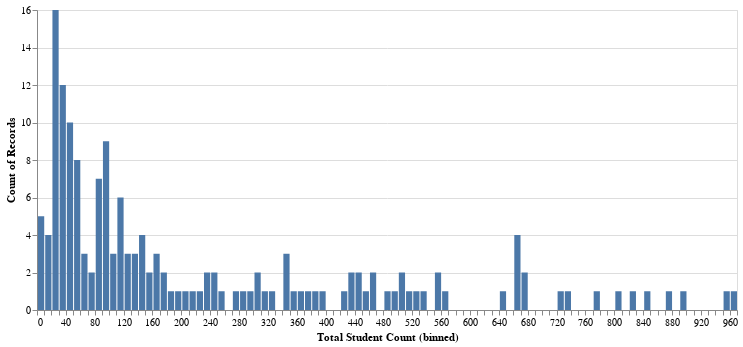

The code cell stored with this chart in its notebook:
### Code cell
alt.Chart(df2).mark_bar().encode(
    alt.X("Total Student Count", bin=alt.Bin(maxbins=100)),
    y='count()',
).properties(width=700)

### Figure 1 — Vega-Lite specification as saved in the notebook (floating-point values rounded to 4 significant figures; data arrays with more than 128 entries replaced by an {"elided": "..."} marker saying what was removed)
{"config": {"view": {"continuousWidth": 400, "continuousHeight": 300}}, "data": {"name": "data-dac7ad27ced2c1f829c5821c69f61095"}, "mark": "bar", "encoding": {"x": {"type": "quantitative", "bin": {"maxbins": 100}, "field": "Total Student Count"}, "y": {"type": "quantitative", "aggregate": "count"}}, "width": 700, "$schema": "https://vega.github.io/schema/vega-lite/v4.8.1.json", "datasets": {"data-dac7ad27ced2c1f829c5821c69f61095": {"elided": "162 records"}}}
